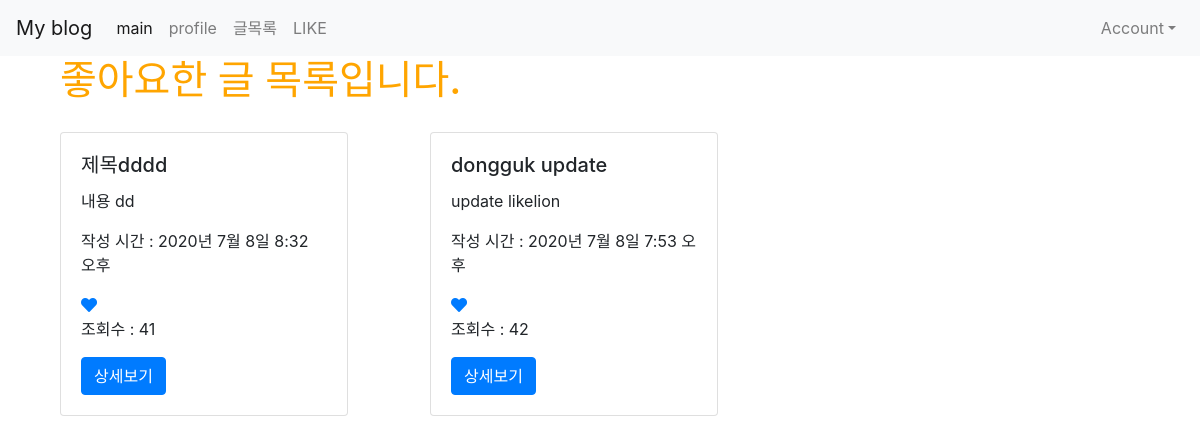
The app's page /posts/like_list (signed in) with its own data.
### posts/models.py (models this page shows, shortened)
class Like(models.Model):
    user = models.ForeignKey(User, on_delete=models.CASCADE)
    post = models.ForeignKey(Post, on_delete=models.CASCADE)
    created_at = models.DateTimeField(auto_now_add=True)
    updated_at = models.DateTimeField(auto_now=True)
    class Meta:
        unique_together = (('user', 'post'))

class Post(models.Model):# user:post=1:n 이므로 n쪽에 user 작성
    title = models.CharField(max_length=50, null=False)
    content = models.TextField()
    view_count = models.IntegerField(default=0)
    writer=models.ForeignKey(User, on_delete=models.CASCADE, null=True)
    created_at = models.DateTimeField(auto_now_add=True)
    updated_at = models.DateTimeField(auto_now = True)
    image=models.ImageField(upload_to='images/', null=True)
    like_user_set = models.ManyToManyField(User, blank=True, related_name='like_user_set', through='Like')

### posts/views.py (the view)
# urls.py: path('like_list',like_list,name="like_list"),
@login_required
def like_list(request):
    likes = request.user.like_set.all()
    return render(request, 'posts/like_list.html', {'likes':likes})

### posts/templates/posts/like_list.html
{% extends 'base.html' %}
{% load static %}
{% block content %}
{% if user.is_authenticated %}
<div class="container">
    <h1> 좋아요한 글 목록입니다.</h1>
    <div class="row">
        {% for like in likes %}
        <div class="col-md-4 col-12">
            <div class="card" style="width: 18rem; margin-top: 20px;">
                <div class="card-body">
                    <h5 class="card-title">{{ like.post.title }}</h5>
                    <p class="card-text">{{ like.post.content }}</p>
                    <p>작성 시간 : {{ like.post.created_at }}</p>
                    <a href="{% url 'posts:post_like' like.post.id %}">
                        {% if user in like.post.like_user_set.all %}
                            <i class="fas fa-heart"></i>
                        {% else %}
                            <i class="far fa-heart"></i>
                        {% endif %}
                    </a>
                    <p>조회수 : {{ like.post.view_count }}</p>
                    <a href="{% url 'posts:show' like.post.pk %}" class="btn btn-primary">상세보기</a>
                </div>
            </div>
        </div>
        {% endfor %}
    </div>
</div>
{% else %}
    <h3>로그인 후 이용이 가능합니다.</h3>
    <a href="{% url 'account_login' %}" class="btn btn-warning">로그인</a>
    <a href="{% url 'account_signup' %}" class="btn btn-warning">회원가입</a>
{% endif %}
{% endblock %}

### myblog/static/css/project.css (style rules this page uses)
h1 { color: orange; }

### records on screen
Like: post "제목dddd", post.content "내용 dd", post.created_at "2020년 7월 8일 8:32 오후", post.view_count "41"
Like: post "dongguk update", post.content "update likelion", post.created_at "2020년 7월 8일 7:53 오후", post.view_count "42"
